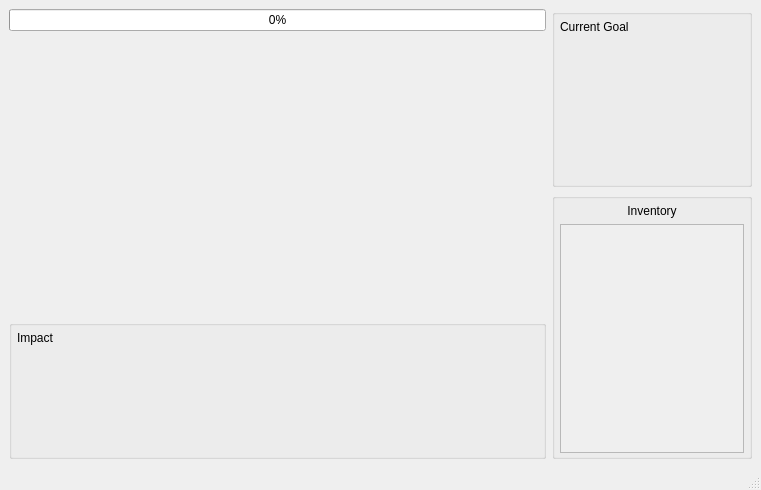
<?xml version="1.0" encoding="UTF-8"?>
<ui version="4.0">
 <class>MainWindow</class>
 <widget class="QMainWindow" name="MainWindow">
  <property name="geometry">
   <rect>
    <x>0</x>
    <y>0</y>
    <width>761</width>
    <height>490</height>
   </rect>
  </property>
  <property name="windowTitle">
   <string>MainWindow</string>
  </property>
  <widget class="QWidget" name="centralwidget">
   <layout class="QHBoxLayout" name="horizontalLayout" stretch="5,1">
    <item>
     <layout class="QVBoxLayout" name="main" stretch="0,5,2">
      <item>
       <layout class="QHBoxLayout" name="progress">
        <item>
         <widget class="QProgressBar" name="progressBar">
          <property name="value">
           <number>0</number>
          </property>
         </widget>
        </item>
       </layout>
      </item>
      <item>
       <widget class="QWidget" name="gameWidget" native="true"/>
      </item>
      <item>
       <widget class="QGroupBox" name="infoBox">
        <property name="title">
         <string/>
        </property>
        <layout class="QVBoxLayout" name="verticalLayout" stretch="0,1">
         <property name="leftMargin">
          <number>5</number>
         </property>
         <property name="topMargin">
          <number>5</number>
         </property>
         <property name="rightMargin">
          <number>5</number>
         </property>
         <property name="bottomMargin">
          <number>5</number>
         </property>
         <item>
          <widget class="QLabel" name="impactTitle">
           <property name="text">
            <string>Impact</string>
           </property>
          </widget>
         </item>
         <item>
          <widget class="QLabel" name="impact">
           <property name="minimumSize">
            <size>
             <width>0</width>
             <height>100</height>
            </size>
           </property>
           <property name="text">
            <string/>
           </property>
           <property name="alignment">
            <set>Qt::AlignmentFlag::AlignLeading|Qt::AlignmentFlag::AlignLeft|Qt::AlignmentFlag::AlignTop</set>
           </property>
          </widget>
         </item>
        </layout>
       </widget>
      </item>
     </layout>
    </item>
    <item>
     <layout class="QVBoxLayout" name="sidebar" stretch="2,3">
      <item>
       <widget class="QGroupBox" name="goalBox">
        <property name="minimumSize">
         <size>
          <width>200</width>
          <height>0</height>
         </size>
        </property>
        <property name="title">
         <string/>
        </property>
        <layout class="QVBoxLayout" name="verticalLayout_2" stretch="0,1">
         <property name="leftMargin">
          <number>5</number>
         </property>
         <property name="topMargin">
          <number>5</number>
         </property>
         <property name="rightMargin">
          <number>5</number>
         </property>
         <property name="bottomMargin">
          <number>5</number>
         </property>
         <item>
          <widget class="QLabel" name="goalTitle">
           <property name="text">
            <string>Current Goal</string>
           </property>
          </widget>
         </item>
         <item>
          <widget class="QLabel" name="currentGoal">
           <property name="text">
            <string/>
           </property>
           <property name="alignment">
            <set>Qt::AlignmentFlag::AlignLeading|Qt::AlignmentFlag::AlignLeft|Qt::AlignmentFlag::AlignTop</set>
           </property>
          </widget>
         </item>
        </layout>
       </widget>
      </item>
      <item>
       <widget class="QGroupBox" name="inventoryBox">
        <property name="title">
         <string/>
        </property>
        <layout class="QVBoxLayout" name="verticalLayout_4">
         <property name="leftMargin">
          <number>5</number>
         </property>
         <property name="topMargin">
          <number>5</number>
         </property>
         <property name="rightMargin">
          <number>5</number>
         </property>
         <property name="bottomMargin">
          <number>3</number>
         </property>
         <item>
          <widget class="QLabel" name="inventoryLabel">
           <property name="text">
            <string>Inventory</string>
           </property>
           <property name="alignment">
            <set>Qt::AlignmentFlag::AlignCenter</set>
           </property>
          </widget>
         </item>
         <item>
          <widget class="QScrollArea" name="inventoryItems">
           <property name="widgetResizable">
            <bool>true</bool>
           </property>
           <widget class="QWidget" name="scrollAreaWidgetContents">
            <property name="geometry">
             <rect>
              <x>0</x>
              <y>0</y>
              <width>182</width>
              <height>212</height>
             </rect>
            </property>
           </widget>
          </widget>
         </item>
        </layout>
       </widget>
      </item>
     </layout>
    </item>
   </layout>
  </widget>
  <widget class="QMenuBar" name="menubar">
   <property name="geometry">
    <rect>
     <x>0</x>
     <y>0</y>
     <width>761</width>
     <height>21</height>
    </rect>
   </property>
  </widget>
  <widget class="QStatusBar" name="statusbar"/>
 </widget>
 <resources/>
 <connections/>
</ui>
